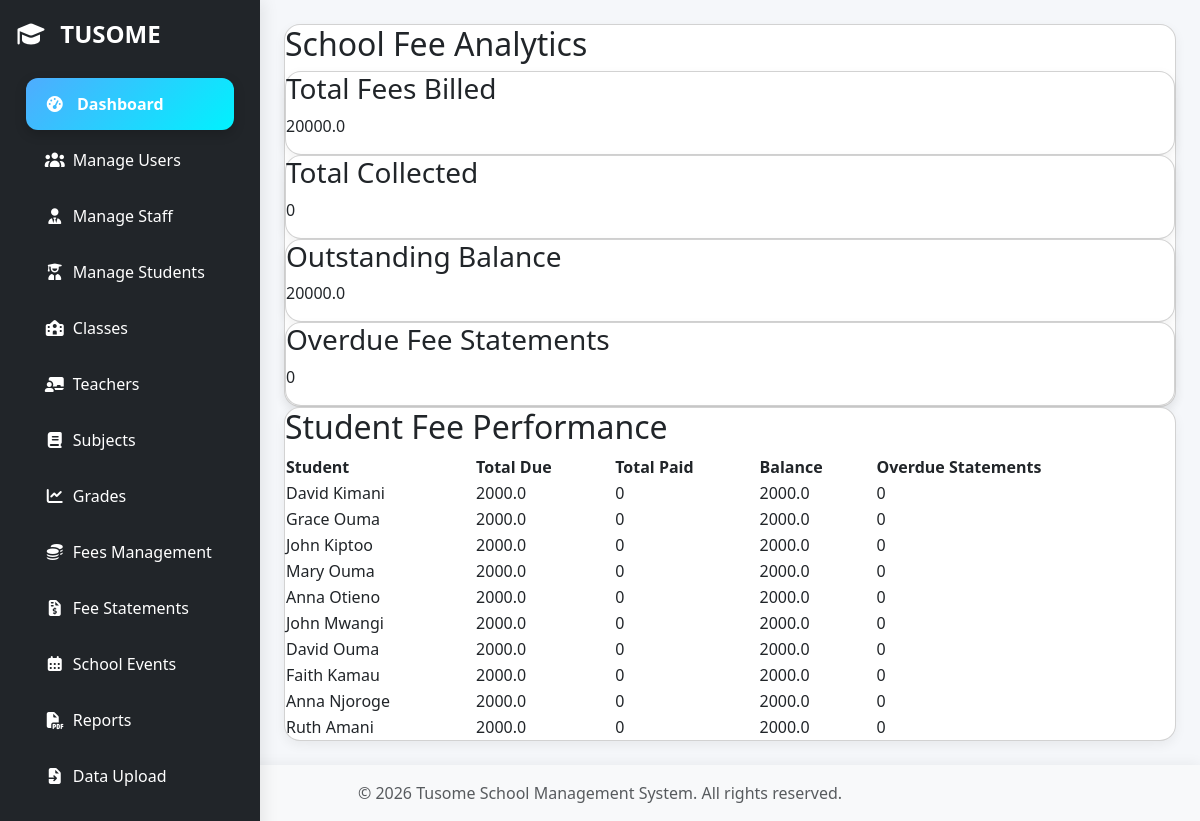
The page /analytics/ (signed in) on the database its author committed.
### models.py (models this page shows, shortened)
class Student(db.Model):
    __tablename__ = "students"
    id = db.Column(db.Integer, primary_key=True)
    full_name = db.Column(db.String(100), nullable=False)
    user_id = db.Column(
        db.Integer, db.ForeignKey("users.id"), unique=True, nullable=True
    )
    admission_number = db.Column(db.String(50), unique=True, nullable=False)
    date_of_birth = db.Column(db.Date, nullable=False)
    parent_id = db.Column(db.Integer, db.ForeignKey("users.id"), nullable=True)
    current_class_id = db.Column(db.Integer, db.ForeignKey("classes.id"), nullable=True)
    status = db.Column(db.String(20), default="active")
    pathway = db.Column(
        db.String(50), nullable=True
    )  # STEM / Social Sciences / Arts & Sports
    student_user_profile = db.relationship(
        "User", back_populates="student_profile", foreign_keys=[user_id], uselist=False
    )
    parent = db.relationship(
        "User",
        back_populates="students_as_parent",
        foreign_keys=[parent_id],
        uselist=False,
    )
    current_class = db.relationship(
        "Class",
        back_populates="students",
        foreign_keys=[current_class_id],
        uselist=False,
    )
    attendances = db.relationship(
        "Attendance",
        back_populates="student",
        cascade="all, delete-orphan",
        lazy="select",
    )
    grades = db.relationship(
        "Grade", back_populates="student", cascade="all, delete-orphan", lazy="select"
    )
    fee_statements = db.relationship(
        "FeeStatement",
        back_populates="student",
        cascade="all, delete-orphan",
        lazy="select",
    )
    payments = db.relationship(
        "FeePayment",
        back_populates="student",
        cascade="all, delete-orphan",
        lazy="select",
    )
    teacher_classes = db.Table(
        "teacher_classes",
        db.Column(
            "teacher_id", db.Integer, db.ForeignKey("teachers.id"), primary_key=True
        ),
        db.Column(
            "class_id", db.Integer, db.ForeignKey("classes.id"), primary_key=True
        ),
    )
    teacher_subjects = db.Table(
        "teacher_subjects",
        db.Column(
            "teacher_id", db.Integer, db.ForeignKey("teachers.id"), primary_key=True
        ),
        db.Column(
            "subject_id", db.Integer, db.ForeignKey("subjects.id"), primary_key=True
        ),
    )

### routes/analytics.py (the view)
@analytics_bp.route("/")
@login_required
def analytics_dashboard():
    if not current_user.is_finance() and not current_user.is_admin():
        return "Access Denied", 403
    total_billed = sum(f.amount_due for f in FeeStatement.query.all())
    total_collected = sum(f.amount_paid for f in FeeStatement.query.all())
    total_outstanding = total_billed - total_collected
    all_statements = FeeStatement.query.all()
    overdue_statements = [
        fs
        for fs in all_statements
        if fs.balance > 0 and fs.due_date and fs.due_date < datetime.utcnow()
    ]
    overdue_count = len(overdue_statements)
    student_data = []
    for s in Student.query.all():
        total_due = sum(f.amount_due for f in s.fee_statements)
        total_paid = sum(f.amount_paid for f in s.fee_statements)
        balance = total_due - total_paid
        overdue = sum(1 for f in s.fee_statements if f.is_overdue)
        student_data.append(
            {
                "student": s,
                "total_due": total_due,
                "total_paid": total_paid,
                "balance": balance,
                "overdue_count": overdue,
            }
        )
    return render_template(
        "analytics.html",
        total_billed=total_billed,
        overdue_statements=overdue_statements,
        total_collected=total_collected,
        total_outstanding=total_outstanding,
        overdue_count=overdue_count,
        student_data=student_data,
    )

### app.py (called while the page is built)
@login_manager.user_loader
def load_user(user_id):
    return User.query.get(int(user_id))

def create_app():
    app = Flask(__name__)
    app.config.from_object(Config)
    app.config["SQLALCHEMY_DATABASE_URI"] = "sqlite:///site.db"
    app.config["SQLALCHEMY_TRACK_MODIFICATIONS"] = False
    app.config["SECRET_KEY"] = "your-secret-key"
    db.init_app(app)
    login_manager.init_app(app)
    migrate.init_app(app, db)
    mail.init_app(app)
    login_manager.login_view = "auth_bp.login"
    @app.context_processor
    def inject_now():
        return {"now": datetime.now()}
    @app.route("/")
    def index():
        return redirect(url_for("auth_bp.login"))
    register_blueprints(app)
    register_cli(app)
    return app

### models.py (called while the page is built)
    def is_admin(self):
        return bool(self.role and self.role.lower() == "admin")

    def is_teacher(self):
        return bool(self.role and self.role.lower() == "teacher")

    def is_parent(self):
        return bool(self.role and self.role.lower() == "parent")

    def is_student(self):
        return bool(self.role and self.role.lower() == "student")

    def is_finance(self):
        return bool(self.role and self.role.lower() == "finance")

    @property
    def amount_paid(self):
        return sum((p.amount_paid or 0) for p in self.payments)

    @property
    def balance(self):
        return (self.amount_due or 0) - self.amount_paid

    @property
    def is_overdue(self):
        return bool(
            self.due_date and self.due_date < datetime.utcnow() and self.balance > 0
        )

### Templates/analytics.html (shortened to what this page needs)
{% extends "base.html" %}
{% block content %}
    <div class="card">
        <h2>School Fee Analytics</h2>
        <div class="grid">
            <div class="card">
                <h3>Total Fees Billed</h3>
                <p>{{ total_billed }}</p>
            </div>
            <div class="card">
                <h3>Total Collected</h3>
                <p>{{ total_collected }}</p>
            </div>
            <div class="card">
                <h3>Outstanding Balance</h3>
                <p>{{ total_outstanding }}</p>
            </div>
            <div class="card">
                <h3>Overdue Fee Statements</h3>
                <p>{{ overdue_count }}</p>
            </div>
        </div>
    </div>
    <div class="card">
        <h2>Student Fee Performance</h2>
        <table>
            <thead>
                <tr>
                    <th>Student</th>
                    <th>Total Due</th>
                    <th>Total Paid</th>
                    <th>Balance</th>
                    <th>Overdue Statements</th>
                </tr>
            </thead>
            <tbody>
                {% for s in student_data %}
                    <tr>
                        <td>{{ s.student.full_name }}</td>
                        <td>{{ s.total_due }}</td>
                        <td>{{ s.total_paid }}</td>
                        <td>{{ s.balance }}</td>
                        <td>{{ s.overdue_count }}</td>
                    </tr>
                {% endfor %}
            </tbody>
        </table>
    </div>
{% endblock %}

### static/tom-select.css (style rules this page uses)
:root { --ts-pr-clear-button: 0px; --ts-pr-caret: 0px; --ts-pr-min: .75rem; }

### Templates/base.html (style rules this page uses)
:root { --primary-gradient: linear-gradient(135deg, #4facfe, #00f2fe); --secondary-gradient: linear-gradient(135deg, #667eea, #764ba2); --danger-gradient: linear-gradient(135deg, #ff758c, #ff7eb3); --success-gradient: linear-gradient(135deg, #43e97b, #38f9d7); --dark-bg: #2c3e50; }
body { background: #f5f7fa; font-family: "Segoe UI", Tahoma, Geneva, Verdana, sans-serif; color: #2d3436; animation: fadeIn 0.6s ease-in-out; padding: 0px; display: flex; flex-direction: column; min-height: 100vh; }
.card { border-radius: 16px; box-shadow: 0 4px 12px rgba(0, 0, 0, 0.06); transition: all 0.3s ease; }
html, body { height: 100%; margin: 0; padding: 0; }

### rows shown on the page
Student: student.full_name "David Kimani"
Student: student.full_name "Grace Ouma"
Student: student.full_name "John Kiptoo"
Student: student.full_name "Mary Ouma"
Student: student.full_name "Anna Otieno"
Student: student.full_name "John Mwangi"
Student: student.full_name "David Ouma"
Student: student.full_name "Faith Kamau"
Student: student.full_name "Anna Njoroge"
Student: student.full_name "Ruth Amani"

### other values the page prints
{{ total_billed }} "20000.0"
{{ total_collected }} "0"
{{ total_outstanding }} "20000.0"
{{ overdue_count }} "0"
{{ s.total_due }} "2000.0" "2000.0" "2000.0" "2000.0" "2000.0" "2000.0" "2000.0" "2000.0" "2000.0" "2000.0"
{{ s.total_paid }} "0" "0" "0" "0" "0" "0" "0" "0" "0" "0"
{{ s.balance }} "2000.0" "2000.0" "2000.0" "2000.0" "2000.0" "2000.0" "2000.0" "2000.0" "2000.0" "2000.0"
{{ s.overdue_count }} "0" "0" "0" "0" "0" "0" "0" "0" "0" "0"
